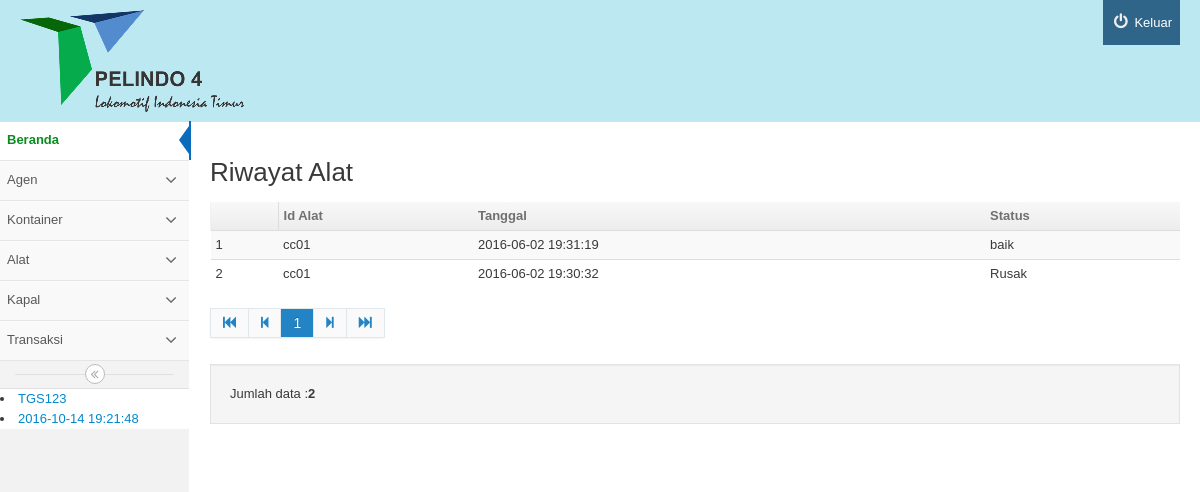
Screenshot of /admin/index.php?mod=alat&pg=alat_riwayat&id=cc01 (signed in) with the database file from the repository.
### tables this page shows
CREATE TABLE IF NOT EXISTS `statusa` (
  `idAlat` varchar(20) NOT NULL,
  `statusa` varchar(20) NOT NULL,
  `tanggal` varchar(20) NOT NULL
);

### admin/alat/alat_riwayat.php (the view, shortened to what this page needs)
<div>
	<h2 id="headings"> Riwayat Alat</h2>
	<table  class="table table-striped table-condensed">
		<thead>
			<th><td><b>Id Alat </b></td><td><b>Tanggal</b></td><td><b>Status</b></td>
		</thead>
		<tbody>
<?php
$batas='10';
$halaman=$_GET['halaman'];
$posisi=null;
if(empty($halaman)){
$posisi=0;
}else{
$posisi=($halaman-1)* $batas;
}
if(isset($_GET['id'])) {
$id=$_GET['id'];
$query="select * from statusa where idAlat='$id'
 limit $posisi,$batas ";
$result=mysql_query($query) or die(mysql_error());
$num = 1;
while($rows=mysql_fetch_object($result)){
			?>
			<tr>
				<td><? echo $posisi+$num?></td>
				<td><?		echo $rows ->idAlat;?></td>
				<td><?		echo $rows ->tanggal;?></td>
				<td><?		echo $rows ->statusa;?></td>
			</tr>
			<?	$num++;}?>
			<?}?>
		</tbody>
	</table>
	<?php
$tampil2 = mysql_query("SELECT idAlat from statusa where idAlat='$id'");
$jmldata = mysql_num_rows($tampil2);
?>
<div class='pagination'>
	<ul>
	</ul>
</div>
<div class='well'>Jumlah data :<strong><?=$jmldata;?> </strong></div>
</div>

### css/style1/css/style6.css (style rules this page uses)
body { font-family: 'Ubuntu', sans-serif; }
body { font-family: Arial,Verdana,sans-serif }

### rows the page displays
statusa: num "1", idAlat "cc01", tanggal "2016-06-02 19:31:19", statusa "baik"
statusa: num "2", idAlat "cc01", tanggal "2016-06-02 19:30:32", statusa "Rusak"

### other values shown
$row[0] "TGS123"
$row[0] "2016-10-14 19:21:48"
$halaman "1"
$jmldata "2"
